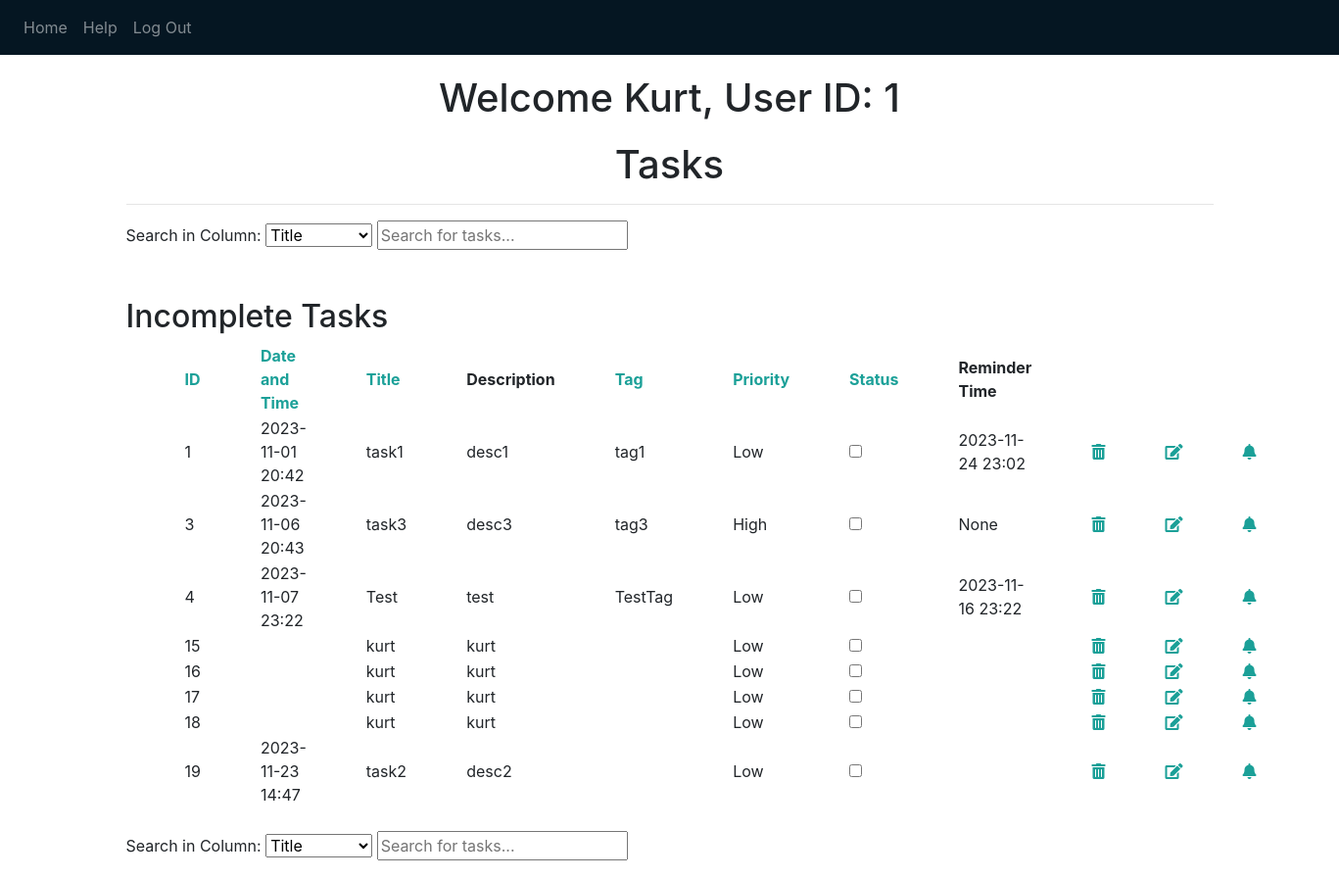
Page / (signed in, upper part) on the earlier database version.
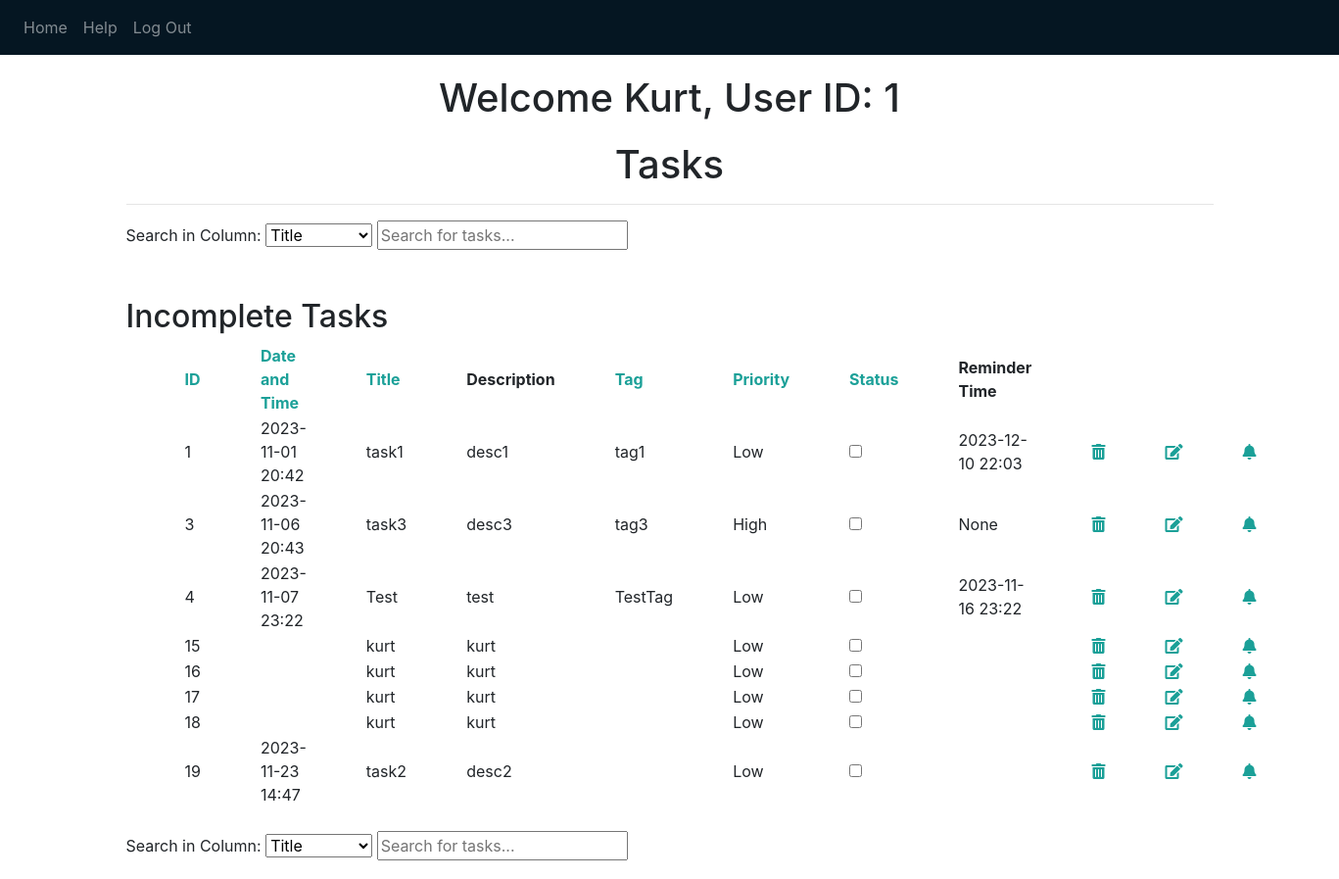
Same page on the later database version.
### website/models.py (models this page shows)
class User(db.Model, UserMixin):
    id = db.Column(db.Integer, primary_key=True) #ID will be incremented on its own
    email = db.Column(db.String(150), unique=True) #No user can have the same emial as another user that exists
    password = db.Column(db.String(150))
    first_name = db.Column(db.String(150))
    last_name = db.Column(db.String(150))
    tasks = db.relationship('Task') #Tells Flask and SQL to add this relationship to task.id

class Task(db.Model):
    id = db.Column(db.Integer, primary_key=True) #ID will be incremented on its own
    user_id = db.Column(db.Integer, db.ForeignKey('user.id')) #Foreign key is the user.id that created the task
    title = db.Column(db.String(1000)) #This will be the title of the task that was created
    description = db.Column(db.String(10000)) #The user can add notes and detail to tasks that they are creating
    due_date = db.Column(db.String(40)) # YYYY-MM-DD Format || The HTML is in MM/
    tag = db.Column(db.String(6))
    priority = db.Column(db.String(6)) #should only be 'Low', 'Medium', 'High'
    status = db.Column(db.Boolean, default=False) #False for incomplete, True for complete
    reminder_time = db.Column(db.String(40))

### website/views.py (the view, shortened to what this page needs)
@views.route('/', methods = ['GET', 'POST'])
@login_required
def home():
    return render_template("home.html", user=current_user)

### website/__init__.py (called while the page is built)
def create_app(database_uri="sqlite:///" + DB_NAME):
    app = Flask(__name__)
    app.config['SECRET_KEY'] = 'THIS IS THE KEY FOR THE APP' #can be anything you want but you want to hide this
    app.config['SQLALCHEMY_DATABASE_URI'] = database_uri #Telling flask where the database is located
    db.init_app(app)
    from .views import views
    from .auth import auth
    app.register_blueprint(views, url_prefix='/')
    app.register_blueprint(auth, url_prefix='/')
    from .models import User, Task
    with app.app_context():
        db.create_all()
    login_manager = LoginManager()
    login_manager.login_view = 'auth.login'
    login_manager.init_app(app)
    @login_manager.user_loader
    def load_user(id):
        return User.query.get(int(id))
    return app

### website/templates/home.html (shortened to what this page needs)
{% extends "base.html" %} {% block title %}Home{% endblock %} {% block content %}
<h1 align="center">Welcome {{ user.first_name }}, User ID: {{ user.id }}</h1>
<h1 align="center">Tasks</h1>
<hr>
<div class="search-container">
  <label for="columnSelect">Search in Column:</label>
  <select id="columnSelect" name="columnSelect" onchange="changeSearchColumn()">
    <option value="title">Title</option>
  </select>
  <input type="text" id="taskSearch1" placeholder="Search for tasks..."
    onkeyup="searchTasks('task-table1', 'taskSearch1')">
</div>
<br>
<ul class="list-group list-group-flush" id="tasks">
  <div id="incomplete-tasks">
    <h2>Incomplete Tasks</h2>
    <table class="searchable sortable" id="task-table1">
      <thead>
        <tr>
          <th><a href="javascript:sortTable(0,'task-table1')">ID</a></th>
          <th><a href="javascript:sortTable(1,'task-table1')">Date and Time</a></th>
          <th><a href="javascript:sortTable(2,'task-table1')">Title</a></th>
          <th>Description</th>
          <th><a href="javascript:sortTable(4,'task-table1')">Tag</a></th>
          <th><a href="javascript:sortTable(5,'task-table1')">Priority</a></th>
          <th><a href="javascript:sortTable(6,'task-table1')">Status</a></th>
          <th>Reminder Time</th>
          <th></th>
        </tr>
      </thead>
      <tbody>
        {% for task in user.tasks %}
        {% if task.status == False %}
        <tr>
          <td>{{ task.id }}</td>
          <td>{{ task.due_date }}</td>
          <td>{{ task.title }}</td>
          <td>{{ task.description }}</td>
          <td>{{ task.tag }}</td>
          <td>{{ task.priority }}</td>
          <td>
            <input type="checkbox" id="{{ task.id }}" class="complete" name="data_{{ task.status }}"
              value="{{ task.status }}" onclick="checkComplete('{{ task.id }}')" onchange="moveToCompleted(this)">
          </td>
          <td>{{ task.reminder_time }}</td>
          <td>
            <a href="{{ url_for('views.delete_task', t=task.id) }}"
              onclick="return confirm('Do you want to permanently delete task {{ task.id }}?');" title="Delete Task">
              <i class="fas fa-trash-alt"></i>
            </a>
          </td>
          <td>
            <a href="/editform?taskid={{ task.id }}">
              <i class="fas fa-edit"></i>
            </a>
          </td>
          <td>
            <a href="#" onclick="scheduleNotification('{{ task.id }}')">
              <i class="fas fa-bell"></i>
            </a>
          </td>
        </tr>
        {%endif%}
        {% endfor %}
      </tbody>
    </table>
  </div>
  <br>
  <div class="search-container">
    <label for="columnSelect">Search in Column:</label>
    <select id="columnSelect" name="columnSelect" onchange="changeSearchColumn()">
      <option value="title">Title</option>
    </select>
    <input type="text" id="taskSearch2" placeholder="Search for tasks..."
      onkeyup="searchTasks('task-table2', 'taskSearch2')">
  </div>
  <div id="complete-tasks">
  </div>
</ul>
<br><br>
{% endblock %}

### website/templates/base.html (shortened to what this page needs)
<!DOCTYPE html>
<html>
    <head>
        <link
            rel="stylesheet"
            href="static/style.css"
        />
        <link rel="stylesheet" href="https://cdnjs.cloudflare.com/ajax/libs/font-awesome/5.15.1/css/all.min.css"
>
    </head>
    <body>
        <nav class="navbar navbar-expand-lg navbar-dark bg-dark">
            <div class="collapse navbar-collapse" id="navbar">
                <div class="navbar-nav">
                    {% if user.is_authenticated %}
                    <a class="nav-item nav-link" id="home" href="/">Home</a>
                    <a class="nav-item nav-link" id="help" href="/help">Help</a>
                    <a class="nav-item nav-link" id="logout" href="/logout">Log Out</a>
                    {% else %}
                    <a class="nav-item nav-link" id="login" href="/login">Login</a>
                    <a class="nav-item nav-link" id="signUp" href="/sign-up">Sign Up</a>
                    {% endif %}
                </div>
            </div>
        </nav>
        <div class="container">
        {% block content %}
        {% endblock %}
        </div>
    </body>
</html>

Differences in the rows shown:
changed Task "task1": reminder_time "2023-11-24 23:02" → "2023-12-10 22:03"
